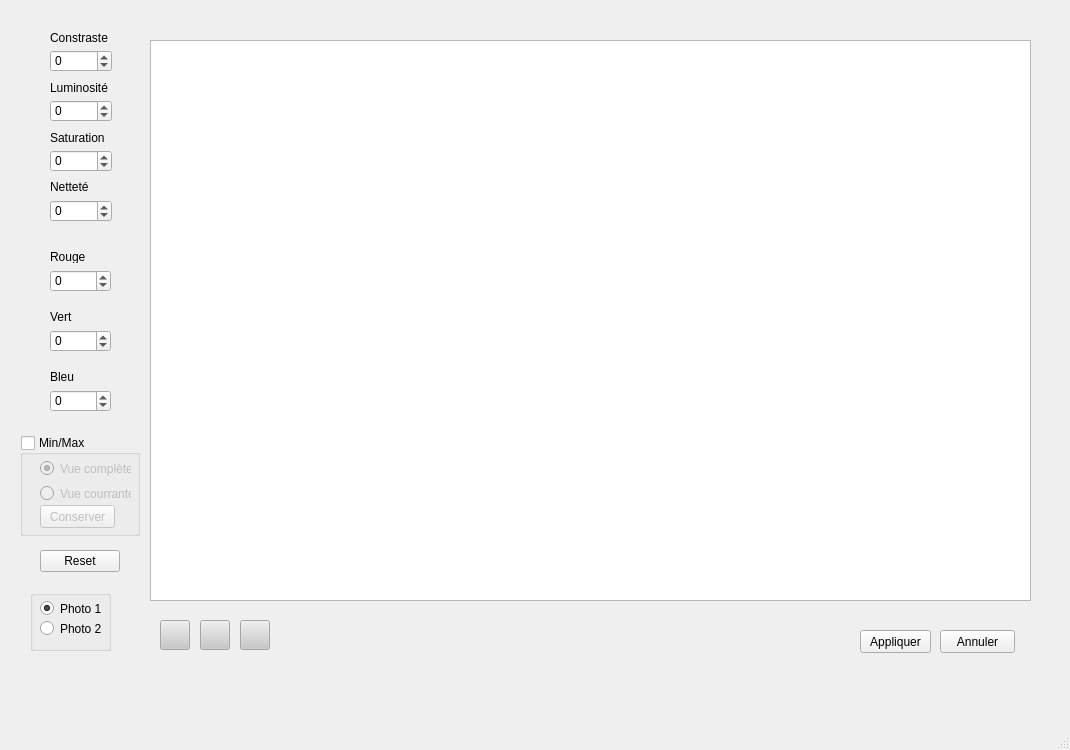
<?xml version="1.0" encoding="UTF-8"?>
<ui version="4.0">
 <class>enhanceWindow</class>
 <widget class="QMainWindow" name="enhanceWindow">
  <property name="geometry">
   <rect>
    <x>0</x>
    <y>0</y>
    <width>1070</width>
    <height>750</height>
   </rect>
  </property>
  <property name="windowTitle">
   <string>Rehaussement des couleurs</string>
  </property>
  <widget class="QWidget" name="centralwidget">
   <widget class="QGraphicsView" name="graphicsView">
    <property name="geometry">
     <rect>
      <x>150</x>
      <y>40</y>
      <width>881</width>
      <height>561</height>
     </rect>
    </property>
    <property name="verticalScrollBarPolicy">
     <enum>Qt::ScrollBarAlwaysOff</enum>
    </property>
    <property name="horizontalScrollBarPolicy">
     <enum>Qt::ScrollBarAlwaysOff</enum>
    </property>
   </widget>
   <widget class="QLabel" name="label">
    <property name="geometry">
     <rect>
      <x>50</x>
      <y>30</y>
      <width>61</width>
      <height>16</height>
     </rect>
    </property>
    <property name="text">
     <string>Constraste</string>
    </property>
   </widget>
   <widget class="QLabel" name="label_2">
    <property name="geometry">
     <rect>
      <x>50</x>
      <y>80</y>
      <width>71</width>
      <height>16</height>
     </rect>
    </property>
    <property name="text">
     <string>Luminosité</string>
    </property>
   </widget>
   <widget class="QLabel" name="label_3">
    <property name="geometry">
     <rect>
      <x>50</x>
      <y>130</y>
      <width>61</width>
      <height>16</height>
     </rect>
    </property>
    <property name="text">
     <string>Saturation</string>
    </property>
   </widget>
   <widget class="QSpinBox" name="spinBoxRed">
    <property name="geometry">
     <rect>
      <x>50</x>
      <y>270</y>
      <width>61</width>
      <height>22</height>
     </rect>
    </property>
    <property name="minimum">
     <number>-100</number>
    </property>
    <property name="maximum">
     <number>100</number>
    </property>
    <property name="singleStep">
     <number>5</number>
    </property>
   </widget>
   <widget class="QSpinBox" name="spinBoxGreen">
    <property name="geometry">
     <rect>
      <x>50</x>
      <y>330</y>
      <width>61</width>
      <height>22</height>
     </rect>
    </property>
    <property name="minimum">
     <number>-100</number>
    </property>
    <property name="maximum">
     <number>100</number>
    </property>
    <property name="singleStep">
     <number>5</number>
    </property>
   </widget>
   <widget class="QSpinBox" name="spinBoxBlue">
    <property name="geometry">
     <rect>
      <x>50</x>
      <y>390</y>
      <width>61</width>
      <height>22</height>
     </rect>
    </property>
    <property name="minimum">
     <number>-100</number>
    </property>
    <property name="maximum">
     <number>100</number>
    </property>
    <property name="singleStep">
     <number>5</number>
    </property>
   </widget>
   <widget class="QLabel" name="label_4">
    <property name="geometry">
     <rect>
      <x>50</x>
      <y>180</y>
      <width>47</width>
      <height>13</height>
     </rect>
    </property>
    <property name="text">
     <string>Netteté</string>
    </property>
   </widget>
   <widget class="QLabel" name="label_5">
    <property name="geometry">
     <rect>
      <x>50</x>
      <y>250</y>
      <width>47</width>
      <height>13</height>
     </rect>
    </property>
    <property name="text">
     <string>Rouge</string>
    </property>
   </widget>
   <widget class="QLabel" name="label_6">
    <property name="geometry">
     <rect>
      <x>50</x>
      <y>310</y>
      <width>47</width>
      <height>13</height>
     </rect>
    </property>
    <property name="text">
     <string>Vert</string>
    </property>
   </widget>
   <widget class="QLabel" name="label_7">
    <property name="geometry">
     <rect>
      <x>50</x>
      <y>370</y>
      <width>47</width>
      <height>13</height>
     </rect>
    </property>
    <property name="text">
     <string>Bleu</string>
    </property>
   </widget>
   <widget class="QDialogButtonBox" name="buttonBoxReset">
    <property name="geometry">
     <rect>
      <x>40</x>
      <y>550</y>
      <width>81</width>
      <height>23</height>
     </rect>
    </property>
    <property name="standardButtons">
     <set>QDialogButtonBox::Reset</set>
    </property>
   </widget>
   <widget class="QPushButton" name="applyButton">
    <property name="geometry">
     <rect>
      <x>860</x>
      <y>630</y>
      <width>71</width>
      <height>23</height>
     </rect>
    </property>
    <property name="text">
     <string>Appliquer</string>
    </property>
   </widget>
   <widget class="QSpinBox" name="spinBoxContrast">
    <property name="geometry">
     <rect>
      <x>50</x>
      <y>50</y>
      <width>62</width>
      <height>22</height>
     </rect>
    </property>
    <property name="minimum">
     <number>-100</number>
    </property>
    <property name="maximum">
     <number>100</number>
    </property>
    <property name="singleStep">
     <number>5</number>
    </property>
   </widget>
   <widget class="QSpinBox" name="spinBoxLuminosite">
    <property name="geometry">
     <rect>
      <x>50</x>
      <y>100</y>
      <width>62</width>
      <height>22</height>
     </rect>
    </property>
    <property name="minimum">
     <number>-100</number>
    </property>
    <property name="maximum">
     <number>100</number>
    </property>
    <property name="singleStep">
     <number>5</number>
    </property>
   </widget>
   <widget class="QSpinBox" name="spinBoxSaturation">
    <property name="geometry">
     <rect>
      <x>50</x>
      <y>150</y>
      <width>62</width>
      <height>22</height>
     </rect>
    </property>
    <property name="minimum">
     <number>-100</number>
    </property>
    <property name="maximum">
     <number>100</number>
    </property>
    <property name="singleStep">
     <number>5</number>
    </property>
   </widget>
   <widget class="QSpinBox" name="spinBoxNettete">
    <property name="geometry">
     <rect>
      <x>50</x>
      <y>200</y>
      <width>62</width>
      <height>22</height>
     </rect>
    </property>
    <property name="minimum">
     <number>-100</number>
    </property>
    <property name="maximum">
     <number>100</number>
    </property>
    <property name="singleStep">
     <number>5</number>
    </property>
   </widget>
   <widget class="QPushButton" name="zoomInButton">
    <property name="enabled">
     <bool>false</bool>
    </property>
    <property name="geometry">
     <rect>
      <x>160</x>
      <y>620</y>
      <width>30</width>
      <height>30</height>
     </rect>
    </property>
    <property name="styleSheet">
     <string notr="true">background-color:rgba(200, 200, 200);</string>
    </property>
    <property name="icon">
     <iconset resource="resources.qrc">
      <normaloff>:/Anaglyph/Icons/zoomIn.png</normaloff>:/Anaglyph/Icons/zoomIn.png</iconset>
    </property>
    <property name="iconSize">
     <size>
      <width>30</width>
      <height>30</height>
     </size>
    </property>
   </widget>
   <widget class="QPushButton" name="zoomOutButton">
    <property name="enabled">
     <bool>false</bool>
    </property>
    <property name="geometry">
     <rect>
      <x>200</x>
      <y>620</y>
      <width>30</width>
      <height>30</height>
     </rect>
    </property>
    <property name="styleSheet">
     <string notr="true">background-color:rgba(200, 200, 200);</string>
    </property>
    <property name="icon">
     <iconset resource="resources.qrc">
      <normaloff>:/Anaglyph/Icons/zoomOut.png</normaloff>:/Anaglyph/Icons/zoomOut.png</iconset>
    </property>
    <property name="iconSize">
     <size>
      <width>30</width>
      <height>30</height>
     </size>
    </property>
   </widget>
   <widget class="QPushButton" name="zoomPanButton">
    <property name="enabled">
     <bool>false</bool>
    </property>
    <property name="geometry">
     <rect>
      <x>240</x>
      <y>620</y>
      <width>30</width>
      <height>30</height>
     </rect>
    </property>
    <property name="styleSheet">
     <string notr="true">background-color:rgba(200, 200, 200);</string>
    </property>
    <property name="icon">
     <iconset resource="resources.qrc">
      <normaloff>:/Anaglyph/Icons/panOption.png</normaloff>:/Anaglyph/Icons/panOption.png</iconset>
    </property>
    <property name="iconSize">
     <size>
      <width>30</width>
      <height>30</height>
     </size>
    </property>
    <property name="checkable">
     <bool>true</bool>
    </property>
   </widget>
   <widget class="QGroupBox" name="groupBoxMinMax">
    <property name="enabled">
     <bool>true</bool>
    </property>
    <property name="geometry">
     <rect>
      <x>20</x>
      <y>435</y>
      <width>120</width>
      <height>101</height>
     </rect>
    </property>
    <property name="title">
     <string>Min/Max</string>
    </property>
    <property name="checkable">
     <bool>true</bool>
    </property>
    <property name="checked">
     <bool>false</bool>
    </property>
    <widget class="QRadioButton" name="radioButtonComplete">
     <property name="enabled">
      <bool>false</bool>
     </property>
     <property name="geometry">
      <rect>
       <x>20</x>
       <y>25</y>
       <width>91</width>
       <height>17</height>
      </rect>
     </property>
     <property name="text">
      <string>Vue complète</string>
     </property>
     <property name="checked">
      <bool>true</bool>
     </property>
    </widget>
    <widget class="QRadioButton" name="radioButtonCurrent">
     <property name="enabled">
      <bool>false</bool>
     </property>
     <property name="geometry">
      <rect>
       <x>20</x>
       <y>50</y>
       <width>91</width>
       <height>17</height>
      </rect>
     </property>
     <property name="text">
      <string>Vue courrante</string>
     </property>
    </widget>
    <widget class="QPushButton" name="currentStatusButton">
     <property name="enabled">
      <bool>false</bool>
     </property>
     <property name="geometry">
      <rect>
       <x>20</x>
       <y>70</y>
       <width>75</width>
       <height>23</height>
      </rect>
     </property>
     <property name="text">
      <string>Conserver</string>
     </property>
    </widget>
   </widget>
   <widget class="QPushButton" name="cancelButton">
    <property name="geometry">
     <rect>
      <x>940</x>
      <y>630</y>
      <width>75</width>
      <height>23</height>
     </rect>
    </property>
    <property name="text">
     <string>Annuler</string>
    </property>
   </widget>
   <widget class="QGroupBox" name="groupBoxPicture">
    <property name="geometry">
     <rect>
      <x>30</x>
      <y>590</y>
      <width>81</width>
      <height>61</height>
     </rect>
    </property>
    <property name="title">
     <string/>
    </property>
    <widget class="QRadioButton" name="radioButtonPremiere">
     <property name="geometry">
      <rect>
       <x>10</x>
       <y>10</y>
       <width>82</width>
       <height>17</height>
      </rect>
     </property>
     <property name="text">
      <string>Photo 1</string>
     </property>
     <property name="checked">
      <bool>true</bool>
     </property>
    </widget>
    <widget class="QRadioButton" name="radioButtonDeuxieme">
     <property name="geometry">
      <rect>
       <x>10</x>
       <y>30</y>
       <width>82</width>
       <height>17</height>
      </rect>
     </property>
     <property name="text">
      <string>Photo 2</string>
     </property>
    </widget>
   </widget>
  </widget>
  <widget class="QMenuBar" name="menubar">
   <property name="geometry">
    <rect>
     <x>0</x>
     <y>0</y>
     <width>1070</width>
     <height>21</height>
    </rect>
   </property>
  </widget>
  <widget class="QStatusBar" name="statusbar"/>
 </widget>
 <resources>
  <include location="resources.qrc"/>
 </resources>
 <connections/>
</ui>
